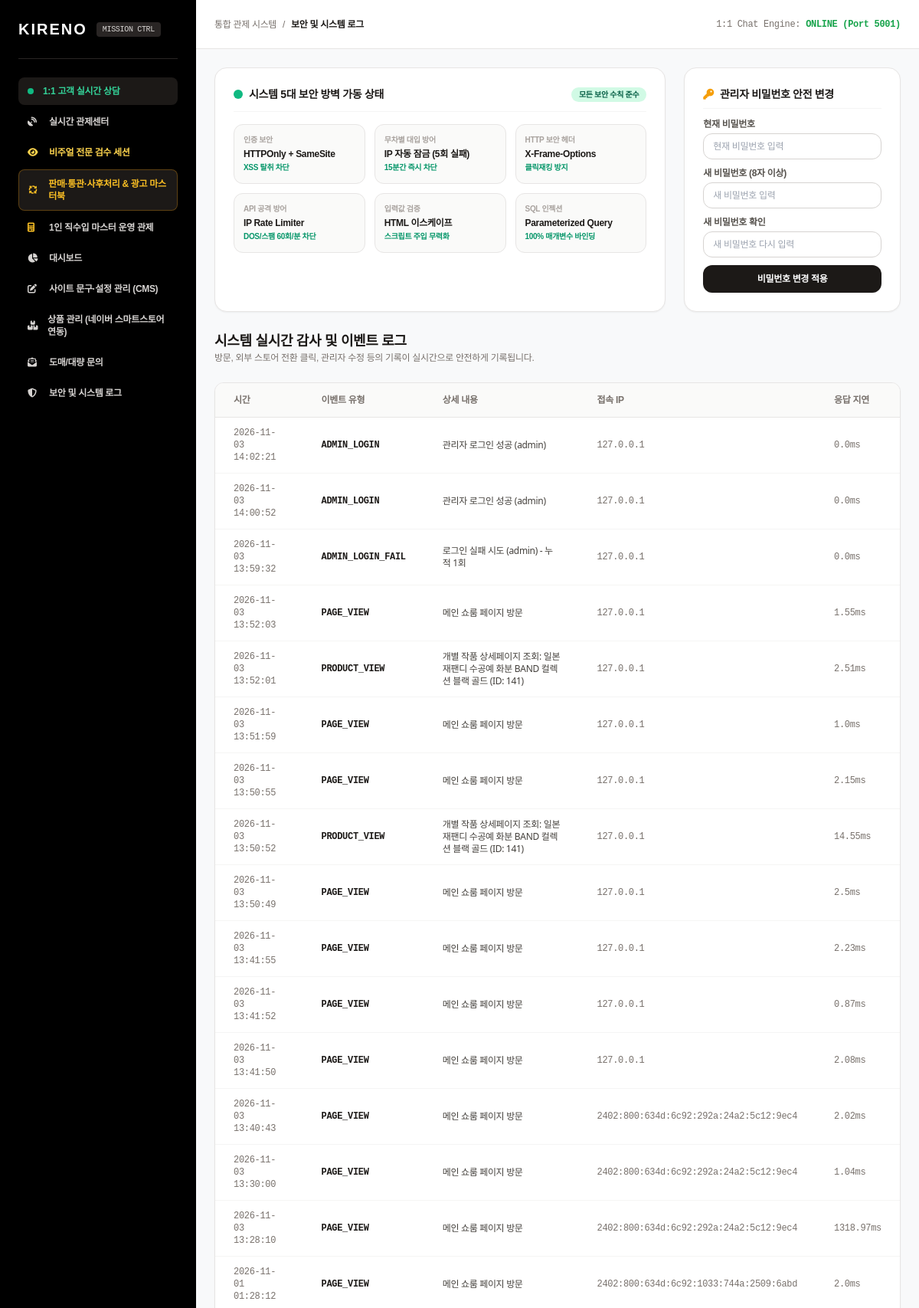
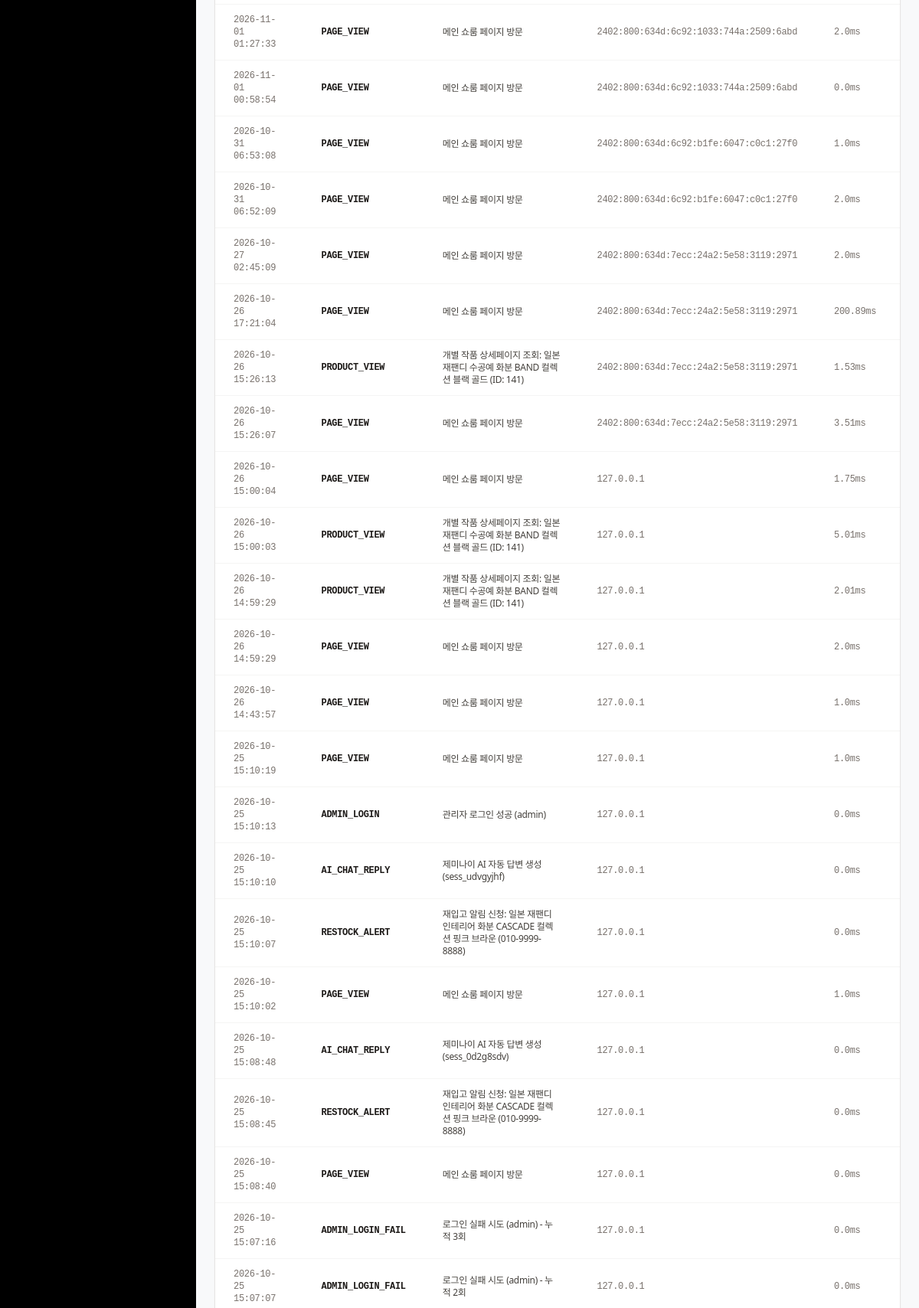
The app's page /admin/logs (signed in, upper part) with its own data (2 pictures, top to bottom).
### tables this page shows
CREATE TABLE system_logs (
            id INTEGER PRIMARY KEY AUTOINCREMENT,
            event_type TEXT NOT NULL,
            message TEXT NOT NULL,
            ip_address TEXT,
            latency_ms REAL DEFAULT 0.0,
            created_at TIMESTAMP DEFAULT CURRENT_TIMESTAMP
        );

### app.py (the view)
@app.route('/admin/logs')
@login_required
def admin_logs():
    conn = get_db()
    cursor = conn.cursor()
    cursor.execute('SELECT * FROM system_logs ORDER BY id DESC LIMIT 100')
    logs = cursor.fetchall()
    conn.close()
    return render_template('admin/logs.html', logs=logs)

### app.py (called while the page is built, shortened)
def get_settings():
    conn = get_db()
    cursor = conn.cursor()
    cursor.execute('SELECT * FROM site_settings WHERE id = 1')
    settings = cursor.fetchone()
    conn.close()
    return settings

def login_required(f):
    @wraps(f)
    def decorated_function(*args, **kwargs):
        if not session.get('admin_logged_in'):
            flash('관리자 로그인이 필요한 페이지입니다.', 'warning')
            return redirect(url_for('admin_login'))
        return f(*args, **kwargs)
    return decorated_function

@app.before_request
def security_and_auth_guard():
    client_ip = request.headers.get('CF-Connecting-IP') or request.headers.get('X-Forwarded-For', '').split(',')[0].strip() or request.remote_addr or '127.0.0.1'
    now = time.time()
    norm_path = request.path.lower().rstrip('/')
    if norm_path.startswith('/admin') or norm_path.startswith('/api/admin') or norm_path.startswith('/api/mission-control'):
        if norm_path in ['/admin/login']:
            return None
        if not session.get('admin_logged_in'):
            if norm_path.startswith('/api/'):
                return jsonify({'success': False, 'error': '관리자 인증이 필요합니다. 먼저 로그인하세요.'}), 401
            flash('관리자 로그인이 필요한 페이지입니다. 로그인 후 이용해 주세요.', 'warning')
            return redirect(url_for('admin_login', next=request.url))

@app.after_request
def attach_security_headers(response):
    response.headers['X-Content-Type-Options'] = 'nosniff'
    response.headers['X-Frame-Options'] = 'SAMEORIGIN'
    response.headers['X-XSS-Protection'] = '1; mode=block'
    response.headers['Referrer-Policy'] = 'strict-origin-when-cross-origin'
    response.headers['Permissions-Policy'] = 'camera=(), microphone=(), geolocation=()'
    return response

@app.context_processor
def inject_global_data():
    settings = get_settings()
    return {
        'settings': settings,
        'current_year': 2026
    }

### database.py (called while the page is built)
def get_db():
    conn = sqlite3.connect(DB_PATH)
    conn.row_factory = sqlite3.Row
    return conn

### templates/admin/logs.html
{% extends "admin/base_admin.html" %}
{% block breadcrumb %}보안 및 시스템 로그{% endblock %}
{% block admin_content %}
<div class="space-y-6">
    <div class="grid grid-cols-1 md:grid-cols-3 gap-6">
        <div class="bg-white p-6 rounded-2xl border border-stone-200 shadow-sm space-y-4 md:col-span-2">
            <div class="flex items-center justify-between pb-3 border-b border-stone-100">
                <div class="flex items-center space-x-2">
                    <span class="w-3 h-3 rounded-full bg-emerald-500 animate-pulse"></span>
                    <h3 class="font-black text-sm text-stone-900">시스템 5대 보안 방벽 가동 상태</h3>
                </div>
                <span class="px-2.5 py-0.5 rounded-full bg-emerald-100 text-emerald-800 text-[10px] font-black">
                    모든 보안 수칙 준수
                </span>
            </div>
            <div class="grid grid-cols-2 sm:grid-cols-3 gap-3 text-xs">
                <div class="p-3 bg-stone-50 rounded-xl border border-stone-200">
                    <span class="text-stone-400 block text-[10px] font-bold">인증 보안</span>
                    <span class="font-bold text-stone-900 block mt-0.5">HTTPOnly + SameSite</span>
                    <span class="text-[10px] text-emerald-600 font-semibold block mt-0.5">XSS 탈취 차단</span>
                </div>
                <div class="p-3 bg-stone-50 rounded-xl border border-stone-200">
                    <span class="text-stone-400 block text-[10px] font-bold">무차별 대입 방어</span>
                    <span class="font-bold text-stone-900 block mt-0.5">IP 자동 잠금 (5회 실패)</span>
                    <span class="text-[10px] text-emerald-600 font-semibold block mt-0.5">15분간 즉시 차단</span>
                </div>
                <div class="p-3 bg-stone-50 rounded-xl border border-stone-200">
                    <span class="text-stone-400 block text-[10px] font-bold">HTTP 보안 헤더</span>
                    <span class="font-bold text-stone-900 block mt-0.5">X-Frame-Options</span>
                    <span class="text-[10px] text-emerald-600 font-semibold block mt-0.5">클릭재킹 방지</span>
                </div>
                <div class="p-3 bg-stone-50 rounded-xl border border-stone-200">
                    <span class="text-stone-400 block text-[10px] font-bold">API 공격 방어</span>
                    <span class="font-bold text-stone-900 block mt-0.5">IP Rate Limiter</span>
                    <span class="text-[10px] text-emerald-600 font-semibold block mt-0.5">DOS/스팸 60회/분 차단</span>
                </div>
                <div class="p-3 bg-stone-50 rounded-xl border border-stone-200">
                    <span class="text-stone-400 block text-[10px] font-bold">입력값 검증</span>
                    <span class="font-bold text-stone-900 block mt-0.5">HTML 이스케이프</span>
                    <span class="text-[10px] text-emerald-600 font-semibold block mt-0.5">스크립트 주입 무력화</span>
                </div>
                <div class="p-3 bg-stone-50 rounded-xl border border-stone-200">
                    <span class="text-stone-400 block text-[10px] font-bold">SQL 인젝션</span>
                    <span class="font-bold text-stone-900 block mt-0.5">Parameterized Query</span>
                    <span class="text-[10px] text-emerald-600 font-semibold block mt-0.5">100% 매개변수 바인딩</span>
                </div>
            </div>
        </div>
        <div class="bg-white p-6 rounded-2xl border border-stone-200 shadow-sm space-y-3">
            <div class="flex items-center space-x-2 pb-2 border-b border-stone-100">
                <i class="fa-solid fa-key text-amber-500 text-sm"></i>
                <h3 class="font-black text-sm text-stone-900">관리자 비밀번호 안전 변경</h3>
            </div>
            <form method="POST" action="/admin/change-password" class="space-y-2.5 text-xs">
                <div>
                    <label class="block text-stone-600 font-bold mb-1">현재 비밀번호</label>
                    <input type="password" name="current_password" required placeholder="현재 비밀번호 입력" class="w-full px-3 py-2 rounded-xl border border-stone-300">
                </div>
                <div>
                    <label class="block text-stone-600 font-bold mb-1">새 비밀번호 (8자 이상)</label>
                    <input type="password" name="new_password" required minlength="8" placeholder="새 비밀번호 입력" class="w-full px-3 py-2 rounded-xl border border-stone-300">
                </div>
                <div>
                    <label class="block text-stone-600 font-bold mb-1">새 비밀번호 확인</label>
                    <input type="password" name="confirm_password" required minlength="8" placeholder="새 비밀번호 다시 입력" class="w-full px-3 py-2 rounded-xl border border-stone-300">
                </div>
                <button type="submit" class="w-full bg-stone-900 hover:bg-black text-white font-bold py-2.5 rounded-xl transition text-xs shadow-sm mt-1">
                    비밀번호 변경 적용
                </button>
            </form>
        </div>
    </div>
    <div>
        <h2 class="text-lg font-bold text-stone-900">시스템 실시간 감사 및 이벤트 로그</h2>
        <p class="text-xs text-stone-500">방문, 외부 스토어 전환 클릭, 관리자 수정 등의 기록이 실시간으로 안전하게 기록됩니다.</p>
    </div>
    <div class="bg-white rounded-xl border border-stone-200 shadow-sm overflow-hidden">
        <div class="overflow-x-auto">
            <table class="w-full text-left text-xs">
                <thead class="bg-stone-50 text-stone-500 font-bold border-b border-stone-200">
                    <tr>
                        <th class="px-6 py-3.5">시간</th>
                        <th class="px-6 py-3.5">이벤트 유형</th>
                        <th class="px-6 py-3.5">상세 내용</th>
                        <th class="px-6 py-3.5">접속 IP</th>
                        <th class="px-6 py-3.5">응답 지연</th>
                    </tr>
                </thead>
                <tbody class="divide-y divide-stone-100 font-mono">
                    {% for log in logs %}
                    <tr class="hover:bg-stone-50">
                        <td class="px-6 py-3 text-stone-500">{{ log.created_at }}</td>
                        <td class="px-6 py-3 font-bold text-stone-900">{{ log.event_type }}</td>
                        <td class="px-6 py-3 font-sans text-stone-700">{{ log.message }}</td>
                        <td class="px-6 py-3 text-stone-500">{{ log.ip_address }}</td>
                        <td class="px-6 py-3 text-stone-500">{{ log.latency_ms }}ms</td>
                    </tr>
                    {% else %}
                    <tr>
                        <td colspan="5" class="px-6 py-8 text-center text-stone-400 font-sans">
                            기록된 로그가 없습니다.
                        </td>
                    </tr>
                    {% endfor %}
                </tbody>
            </table>
        </div>
    </div>
</div>
{% endblock %}

### templates/admin/base_admin.html (style rules this page uses)
body { font-family: 'Pretendard', sans-serif; background-color: #F8F9FA; color: #111111; letter-spacing: -0.02em; }

### records on screen
system_logs: created_at "2026-11-03 14:02:21", event_type "ADMIN_LOGIN", message "관리자 로그인 성공 (admin)", ip_address "127.0.0.1", latency_ms "0.0"
system_logs: created_at "2026-11-03 14:00:52", event_type "ADMIN_LOGIN", message "관리자 로그인 성공 (admin)", ip_address "127.0.0.1", latency_ms "0.0"
system_logs: created_at "2026-11-03 13:59:32", event_type "ADMIN_LOGIN_FAIL", message "로그인 실패 시도 (admin) - 누적 1회", ip_address "127.0.0.1", latency_ms "0.0"
system_logs: created_at "2026-11-03 13:52:03", event_type "PAGE_VIEW", message "메인 쇼룸 페이지 방문", ip_address "127.0.0.1", latency_ms "1.55"
system_logs: created_at "2026-11-03 13:52:01", event_type "PRODUCT_VIEW", message "개별 작품 상세페이지 조회: 일본 재팬디 수공예 화분 BAND 컬렉션 블랙 골드 (ID: 141)", ip_address "127.0.0.1", latency_ms "2.51"
system_logs: created_at "2026-11-03 13:51:59", event_type "PAGE_VIEW", message "메인 쇼룸 페이지 방문", ip_address "127.0.0.1", latency_ms "1.0"
system_logs: created_at "2026-11-03 13:50:55", event_type "PAGE_VIEW", message "메인 쇼룸 페이지 방문", ip_address "127.0.0.1", latency_ms "2.15"
system_logs: created_at "2026-11-03 13:50:52", event_type "PRODUCT_VIEW", message "개별 작품 상세페이지 조회: 일본 재팬디 수공예 화분 BAND 컬렉션 블랙 골드 (ID: 141)", ip_address "127.0.0.1", latency_ms "14.55"
system_logs: created_at "2026-11-03 13:50:49", event_type "PAGE_VIEW", message "메인 쇼룸 페이지 방문", ip_address "127.0.0.1", latency_ms "2.5"
system_logs: created_at "2026-11-03 13:41:55", event_type "PAGE_VIEW", message "메인 쇼룸 페이지 방문", ip_address "127.0.0.1", latency_ms "2.23"
system_logs: created_at "2026-11-03 13:41:52", event_type "PAGE_VIEW", message "메인 쇼룸 페이지 방문", ip_address "127.0.0.1", latency_ms "0.87"
system_logs: created_at "2026-11-03 13:41:50", event_type "PAGE_VIEW", message "메인 쇼룸 페이지 방문", ip_address "127.0.0.1", latency_ms "2.08"
system_logs: created_at "2026-11-03 13:40:43", event_type "PAGE_VIEW", message "메인 쇼룸 페이지 방문", ip_address "2402:800:634d:6c92:292a:24a2:5c12:9ec4", latency_ms "2.02"
system_logs: created_at "2026-11-03 13:30:00", event_type "PAGE_VIEW", message "메인 쇼룸 페이지 방문", ip_address "2402:800:634d:6c92:292a:24a2:5c12:9ec4", latency_ms "1.04"
system_logs: created_at "2026-11-03 13:28:10", event_type "PAGE_VIEW", message "메인 쇼룸 페이지 방문", ip_address "2402:800:634d:6c92:292a:24a2:5c12:9ec4", latency_ms "1318.97"
system_logs: created_at "2026-11-01 01:28:12", event_type "PAGE_VIEW", message "메인 쇼룸 페이지 방문", ip_address "2402:800:634d:6c92:1033:744a:2509:6abd", latency_ms "2.0"
system_logs: created_at "2026-11-01 01:27:33", event_type "PAGE_VIEW", message "메인 쇼룸 페이지 방문", ip_address "2402:800:634d:6c92:1033:744a:2509:6abd", latency_ms "2.0"
system_logs: created_at "2026-11-01 00:58:54", event_type "PAGE_VIEW", message "메인 쇼룸 페이지 방문", ip_address "2402:800:634d:6c92:1033:744a:2509:6abd", latency_ms "0.0"
system_logs: created_at "2026-10-31 06:53:08", event_type "PAGE_VIEW", message "메인 쇼룸 페이지 방문", ip_address "2402:800:634d:6c92:b1fe:6047:c0c1:27f0", latency_ms "1.0"
system_logs: created_at "2026-10-31 06:52:09", event_type "PAGE_VIEW", message "메인 쇼룸 페이지 방문", ip_address "2402:800:634d:6c92:b1fe:6047:c0c1:27f0", latency_ms "2.0"
system_logs: created_at "2026-10-27 02:45:09", event_type "PAGE_VIEW", message "메인 쇼룸 페이지 방문", ip_address "2402:800:634d:7ecc:24a2:5e58:3119:2971", latency_ms "2.0"
system_logs: created_at "2026-10-26 17:21:04", event_type "PAGE_VIEW", message "메인 쇼룸 페이지 방문", ip_address "2402:800:634d:7ecc:24a2:5e58:3119:2971", latency_ms "200.89"
system_logs: created_at "2026-10-26 15:26:13", event_type "PRODUCT_VIEW", message "개별 작품 상세페이지 조회: 일본 재팬디 수공예 화분 BAND 컬렉션 블랙 골드 (ID: 141)", ip_address "2402:800:634d:7ecc:24a2:5e58:3119:2971", latency_ms "1.53"
system_logs: created_at "2026-10-26 15:26:07", event_type "PAGE_VIEW", message "메인 쇼룸 페이지 방문", ip_address "2402:800:634d:7ecc:24a2:5e58:3119:2971", latency_ms "3.51"
system_logs: created_at "2026-10-26 15:00:04", event_type "PAGE_VIEW", message "메인 쇼룸 페이지 방문", ip_address "127.0.0.1", latency_ms "1.75"
system_logs: created_at "2026-10-26 15:00:03", event_type "PRODUCT_VIEW", message "개별 작품 상세페이지 조회: 일본 재팬디 수공예 화분 BAND 컬렉션 블랙 골드 (ID: 141)", ip_address "127.0.0.1", latency_ms "5.01"
system_logs: created_at "2026-10-26 14:59:29", event_type "PRODUCT_VIEW", message "개별 작품 상세페이지 조회: 일본 재팬디 수공예 화분 BAND 컬렉션 블랙 골드 (ID: 141)", ip_address "127.0.0.1", latency_ms "2.01"
system_logs: created_at "2026-10-26 14:59:29", event_type "PAGE_VIEW", message "메인 쇼룸 페이지 방문", ip_address "127.0.0.1", latency_ms "2.0"
system_logs: created_at "2026-10-26 14:43:57", event_type "PAGE_VIEW", message "메인 쇼룸 페이지 방문", ip_address "127.0.0.1", latency_ms "1.0"
system_logs: created_at "2026-10-25 15:10:19", event_type "PAGE_VIEW", message "메인 쇼룸 페이지 방문", ip_address "127.0.0.1", latency_ms "1.0"
system_logs: created_at "2026-10-25 15:10:13", event_type "ADMIN_LOGIN", message "관리자 로그인 성공 (admin)", ip_address "127.0.0.1", latency_ms "0.0"
system_logs: created_at "2026-10-25 15:10:10", event_type "AI_CHAT_REPLY", message "제미나이 AI 자동 답변 생성 (sess_udvgyjhf)", ip_address "127.0.0.1", latency_ms "0.0"
system_logs: created_at "2026-10-25 15:10:07", event_type "RESTOCK_ALERT", message "재입고 알림 신청: 일본 재팬디 인테리어 화분 CASCADE 컬렉션 핑크 브라운 (010-9999-8888)", ip_address "127.0.0.1", latency_ms "0.0"
system_logs: created_at "2026-10-25 15:10:02", event_type "PAGE_VIEW", message "메인 쇼룸 페이지 방문", ip_address "127.0.0.1", latency_ms "1.0"
system_logs: created_at "2026-10-25 15:08:48", event_type "AI_CHAT_REPLY", message "제미나이 AI 자동 답변 생성 (sess_0d2g8sdv)", ip_address "127.0.0.1", latency_ms "0.0"
system_logs: created_at "2026-10-25 15:08:45", event_type "RESTOCK_ALERT", message "재입고 알림 신청: 일본 재팬디 인테리어 화분 CASCADE 컬렉션 핑크 브라운 (010-9999-8888)", ip_address "127.0.0.1", latency_ms "0.0"
system_logs: created_at "2026-10-25 15:08:40", event_type "PAGE_VIEW", message "메인 쇼룸 페이지 방문", ip_address "127.0.0.1", latency_ms "0.0"
system_logs: created_at "2026-10-25 15:07:16", event_type "ADMIN_LOGIN_FAIL", message "로그인 실패 시도 (admin) - 누적 3회", ip_address "127.0.0.1", latency_ms "0.0"
system_logs: created_at "2026-10-25 15:07:07", event_type "ADMIN_LOGIN_FAIL", message "로그인 실패 시도 (admin) - 누적 2회", ip_address "127.0.0.1", latency_ms "0.0"
